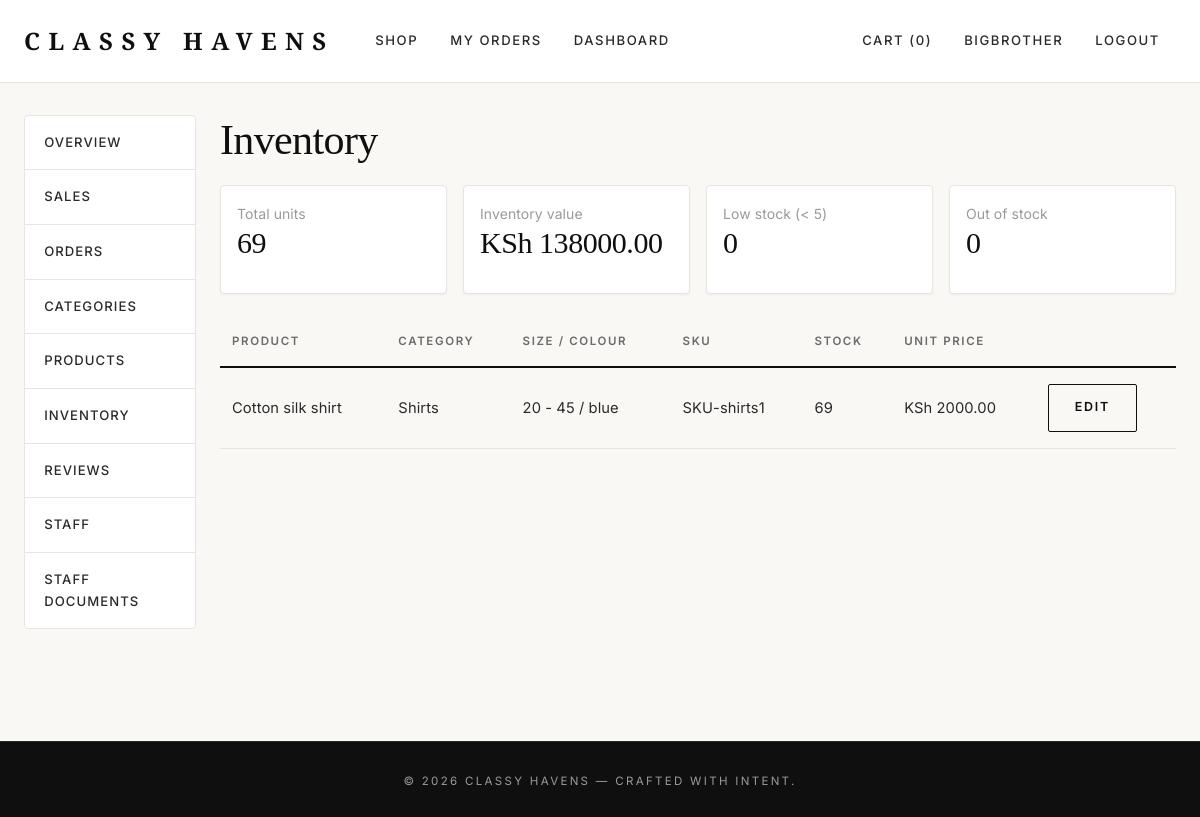
Screenshot of /dashboard/inventory/ (signed in) with the database file from the repository.
### accounts/models.py (models this page shows, shortened)
class CustomUser(AbstractUser):
    class Roles(models.TextChoices):
        CUSTOMER = "customer", "Customer"
        STAFF    = "staff",    "Staff"
        MANAGER  = "manager",  "Manager"
        ADMIN    = "admin",    "Admin"
    role = models.CharField(max_length=20, choices=Roles.choices,
                            default=Roles.CUSTOMER)
    phone = models.CharField(max_length=20, blank=True)
    avatar = models.ImageField(
        upload_to="avatars/%Y/%m/", blank=True, null=True,
        help_text="Optional profile picture (JPEG, PNG, WebP).",
    )
    @property
    def is_staff_member(self):
        return (
            self.is_superuser
            or self.is_staff
            or self.role in (self.Roles.STAFF, self.Roles.MANAGER, self.Roles.ADMIN)
        )

### catalog/models.py (models this page shows, shortened)
class ProductVariant(models.Model):
    product = models.ForeignKey(Product, on_delete=models.CASCADE, related_name="variants")
    size = models.CharField(max_length=20)
    color = models.CharField(max_length=30)
    sku = models.CharField(max_length=64, unique=True)
    stock = models.PositiveIntegerField(default=0)
    price_override = models.DecimalField(
        max_digits=10, decimal_places=2, blank=True, null=True,
        validators=[MinValueValidator(0)],
    )
    class Meta:
        unique_together = ("product", "size", "color")
        ordering = ["product", "size", "color"]
    @property
    def price(self):
        return self.price_override if self.price_override is not None else self.product.base_price

class Product(models.Model):
    category = models.ForeignKey(
        Category, on_delete=models.PROTECT, related_name="products",
    )
    name = models.CharField(max_length=200)
    slug = models.SlugField(max_length=220, unique=True)
    description = models.TextField(blank=True)
    base_price = models.DecimalField(
        max_digits=10, decimal_places=2, validators=[MinValueValidator(0)],
    )
    image = models.ImageField(upload_to="products/", blank=True, null=True)
    is_active = models.BooleanField(default=True)
    created_at = models.DateTimeField(auto_now_add=True)
    updated_at = models.DateTimeField(auto_now=True)
    class Meta:
        ordering = ["-created_at"]

class Category(models.Model):
    name = models.CharField(max_length=100, unique=True)
    slug = models.SlugField(max_length=120, unique=True)
    description = models.TextField(blank=True)
    image = models.ImageField(
        upload_to="categories/", blank=True, null=True,
        help_text="Optional cover image shown in the storefront.",
    )
    sort_order = models.IntegerField(
        default=0,
        help_text="Lower numbers appear first.",
    )
    class Meta:
        ordering = ["sort_order", "name"]
        verbose_name_plural = "Categories"

### dashboard/views.py (the view)
# urls.py: path("inventory/", views.InventoryView.as_view(), name="inventory"),
class InventoryView(StaffRequiredMixin, PermissionRequiredMixin, TemplateView):
    permission_required = "catalog.view_productvariant"
    template_name = "dashboard/inventory.html"
    LOW_STOCK_THRESHOLD = 5
    def get_context_data(self, **kwargs):
        ctx = super().get_context_data(**kwargs)
        variants = (
            ProductVariant.objects.select_related("product", "product__category")
            .order_by("stock", "product__name", "size")
        )
        ctx["variants"]     = variants
        ctx["low_stock"]    = variants.filter(stock__lt=self.LOW_STOCK_THRESHOLD, stock__gt=0)
        ctx["out_of_stock"] = variants.filter(stock=0)
        ctx["total_units"]  = variants.aggregate(s=Sum("stock"))["s"] or 0
        ctx["total_value"]  = sum(v.stock * v.price for v in variants)
        ctx["low_threshold"] = self.LOW_STOCK_THRESHOLD
        return ctx

### cart/cart.py (called while the page is built)
    def __len__(self):
        return sum(item["quantity"] for item in self.cart.values())

    def total_quantity(self):
        return len(self)

### cart/context_processors.py (called while the page is built)
def cart(request):
    return {"cart": Cart(request)}

### config/context_processors.py (called while the page is built)
def currency(request):
    return {
        "CURRENCY_CODE": settings.CURRENCY_CODE,
        "CURRENCY_SYMBOL": settings.CURRENCY_SYMBOL,
    }

### dashboard/views.py (called while the page is built)
    def dispatch(self, request, *args, **kwargs):
        if not request.user.is_authenticated:
            return super().dispatch(request, *args, **kwargs)
        if not request.user.is_staff_member:
            messages.error(request, "Staff access required.")
            return redirect("catalog:product_list")
        return super().dispatch(request, *args, **kwargs)

### templates/dashboard/inventory.html (shortened to what this page needs)
{% extends "dashboard/base.html" %}
{% block dashboard_content %}
<h1>Inventory</h1>
<div class="row g-3 mb-4">
    <div class="col-md-3"><div class="card p-3"><small class="text-muted">Total units</small><h2>{{ total_units }}</h2></div></div>
    <div class="col-md-3"><div class="card p-3"><small class="text-muted">Inventory value</small><h2>{{ CURRENCY_SYMBOL }} {{ total_value|floatformat:2 }}</h2></div></div>
    <div class="col-md-3"><div class="card p-3"><small class="text-muted">Low stock (&lt; {{ low_threshold }})</small><h2>{{ low_stock|length }}</h2></div></div>
    <div class="col-md-3"><div class="card p-3"><small class="text-muted">Out of stock</small><h2>{{ out_of_stock|length }}</h2></div></div>
</div>
<table class="table align-middle">
    <thead>
        <tr>
            <th>Product</th><th>Category</th><th>Size / Colour</th><th>SKU</th>
            <th>Stock</th><th>Unit price</th><th></th>
        </tr>
    </thead>
    <tbody>
        {% for v in variants %}
        <tr>
            <td>{{ v.product.name }}</td>
            <td>{{ v.product.category.name }}</td>
            <td>{{ v.size }} / {{ v.color }}</td>
            <td>{{ v.sku }}</td>
            <td>
                {{ v.stock }}
            </td>
            <td>{{ CURRENCY_SYMBOL }} {{ v.price }}</td>
            <td>
                {% if perms.catalog.change_productvariant %}
                    <a href="{% url 'dashboard:inventory_edit' v.id %}" class="btn btn-sm btn-outline-dark">Edit</a>
                {% endif %}
            </td>
        </tr>
        {% empty %}
            <tr><td colspan="7" class="text-muted">No variants yet.</td></tr>
        {% endfor %}
    </tbody>
</table>
{% endblock %}

### templates/base.html (shortened to what this page needs)
{% load static %}
<!doctype html>
<html lang="en">
<head>
    <link href="https://cdn.jsdelivr.net/npm/bootstrap@5.3.3/dist/css/bootstrap.min.css" rel="stylesheet">
    <link rel="stylesheet" href="{% static 'css/style.css' %}">
</head>
<body class="d-flex flex-column min-vh-100">
<nav class="navbar navbar-expand-lg">
    <div class="container">
        <a class="navbar-brand" href="{% url 'catalog:product_list' %}">Classy&nbsp;Havens</a>
        <div class="collapse navbar-collapse" id="nav">
            <ul class="navbar-nav me-auto">
                <li class="nav-item"><a class="nav-link" href="{% url 'catalog:product_list' %}">Shop</a></li>
                {% if user.is_authenticated %}
                    <li class="nav-item"><a class="nav-link" href="{% url 'orders:order_list' %}">My Orders</a></li>
                {% endif %}
                {% if user.is_staff_member %}
                    <li class="nav-item"><a class="nav-link" href="{% url 'dashboard:index' %}">Dashboard</a></li>
                {% endif %}
            </ul>
            <ul class="navbar-nav align-items-lg-center">
                <li class="nav-item">
                    <a class="nav-link" href="{% url 'cart:cart_detail' %}">Cart ({{ cart.total_quantity }})</a>
                </li>
                {% if user.is_authenticated %}
                    <li class="nav-item"><a class="nav-link" href="{% url 'accounts:profile' %}">{{ user.username }}</a></li>
                    <li class="nav-item"><a class="nav-link" href="{% url 'accounts:logout' %}">Logout</a></li>
                {% else %}
                    <li class="nav-item"><a class="nav-link" href="{% url 'accounts:login' %}">Login</a></li>
                    <li class="nav-item"><a class="nav-link" href="{% url 'accounts:register' %}">Register</a></li>
                {% endif %}
            </ul>
        </div>
    </div>
</nav>
<main class="flex-grow-1">
    <div class="container">
        {% block content %}{% endblock %}
    </div>
</main>
<footer class="mt-5 py-4">
    <div class="container text-center">
        <small>&copy; {% now "Y" %} Classy Havens — Crafted with intent.</small>
    </div>
</footer>
</body>
</html>

### static/css/style.css (style rules this page uses)
:root { --ch-black: #0f0f0f; --ch-charcoal: #2a2a2a; --ch-gray: #6b6b6b; --ch-muted: #9a9a9a; --ch-cream: #faf8f5; --ch-cream-alt: #f3efe9; --ch-white: #ffffff; --ch-border: #e8e5e0; --ch-gold: #c9a961; --ch-gold-dark: #a88a4a; --ch-danger: #b83232; --ch-success: #2f7a4d; --font-display: 'Playfair Display', Georgia, 'Times New Roman', serif; --font-body: 'Inter', -apple-system, BlinkMacSystemFont, 'Segoe UI', sans-serif; --shadow-sm: 0 1px 2px rgba(15,15,15,0.05); --shadow-md: 0 8px 24px rgba(15,15,15,0.07); --shadow-lg: 0 20px 48px rgba(15,15,15,0.10); --radius-sm: 2px; --radius: 4px; --radius-lg: 8px; }
* { box-sizing: border-box; }
html { scroll-behavior: smooth; }
body { margin: 0; font-family: var(--font-body); font-weight: 400; color: var(--ch-black); background-color: var(--ch-cream); line-height: 1.65; letter-spacing: 0.005em; -webkit-font-smoothing: antialiased; -moz-osx-font-smoothing: grayscale; }
h1, h2, h3, h4, h5, h6, .display { font-family: var(--font-display); font-weight: 500; letter-spacing: -0.015em; color: var(--ch-black); line-height: 1.2; }
h1 { font-size: clamp(2rem, 3.5vw, 3rem); margin-bottom: 1.25rem; }
h2 { font-size: clamp(1.5rem, 2.5vw, 2rem); margin-bottom: 1rem; }
a { color: var(--ch-black); text-decoration: none; transition: color .2s ease; }
small, .text-muted { color: var(--ch-muted) !important; }
.container { max-width: 1240px; padding-left: 1.5rem; padding-right: 1.5rem; }
main { padding-top: 2rem; padding-bottom: 4rem; }
.navbar { background: var(--ch-white) !important; border-bottom: 1px solid var(--ch-border); padding: 1rem 0; position: sticky; top: 0; z-index: 1000; backdrop-filter: saturate(180%) blur(10px); }
.navbar-brand { font-family: var(--font-display); font-weight: 700; font-size: 1.5rem; letter-spacing: 0.35em; color: var(--ch-black) !important; padding-right: 0.35em; text-transform: uppercase; }
.navbar-nav .nav-link { font-family: var(--font-body); font-size: 0.82rem; font-weight: 500; letter-spacing: 0.12em; text-transform: uppercase; color: var(--ch-charcoal) !important; padding: 0.5rem 1rem !important; transition: color .2s ease; }
.btn { font-family: var(--font-body); font-size: 0.78rem; font-weight: 600; letter-spacing: 0.14em; text-transform: uppercase; border-radius: var(--radius-sm); padding: 0.85rem 1.6rem; transition: all .25s ease; border-width: 1px; }
.btn-outline-dark { color: var(--ch-black); border-color: var(--ch-black); background: transparent; }
.card { background: var(--ch-white); border: 1px solid var(--ch-border); border-radius: var(--radius); box-shadow: var(--shadow-sm); }
.table { --bs-table-bg: transparent; --bs-table-border-color: var(--ch-border); font-size: 0.92rem; border-color: var(--ch-border); }
.table thead th { font-family: var(--font-body); font-size: 0.72rem; font-weight: 600; letter-spacing: 0.14em; text-transform: uppercase; color: var(--ch-gray); border-bottom: 2px solid var(--ch-black); padding: 0.9rem 0.75rem; background: transparent; }
.table tbody td { padding: 1rem 0.75rem; vertical-align: middle; border-bottom: 1px solid var(--ch-border); color: var(--ch-charcoal); }
.nav-link { color: var(--ch-charcoal); font-size: 0.88rem; font-weight: 500; letter-spacing: 0.08em; text-transform: uppercase; }
footer { background: var(--ch-black) !important; color: var(--ch-muted); padding: 2.5rem 0 !important; margin-top: 5rem; border-top: 1px solid var(--ch-charcoal); }
footer small { letter-spacing: 0.2em; text-transform: uppercase; font-size: 0.72rem; color: var(--ch-muted); }

### rows the page displays
CustomUser: username "BIGBROTHER"
ProductVariant: product.name "Cotton silk shirt", product.category.name "Shirts", size "20 - 45", color "blue", sku "SKU-shirts1", stock "69", CURRENCY_SYMBOL "KSh", price "2000.00"

### other values shown
{{ cart.total_quantity }} "0"
{{ total_units }} "69"
{{ CURRENCY_SYMBOL }} "KSh"
{{ total_value|floatformat:2 }} "138000.00"
{{ low_threshold }} "5"
{{ low_stock|length }} "0"
{{ out_of_stock|length }} "0"
